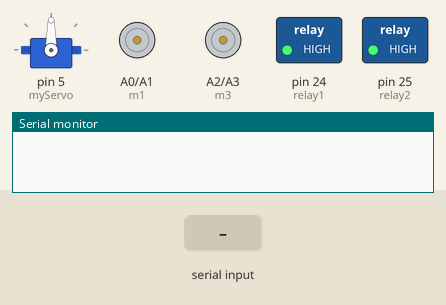
This sketch was run on a simulated Arduino Mega 2560, built with avr-gcc and run on an emulated ATmega2560. On the bench: servo, motor-driver pin pairs drawn as motors (green arrow = first pin HIGH = forward, orange = second pin HIGH = backward, longer = more drive), switched loads named in the sketch (green lamp = pin HIGH), the last lines printed to the serial monitor. The inputs (shaded band) are chosen by the test bench.

Above: at 1.2 s.
1.3 s: "5\n" received over the second serial link
At 2.2 s:
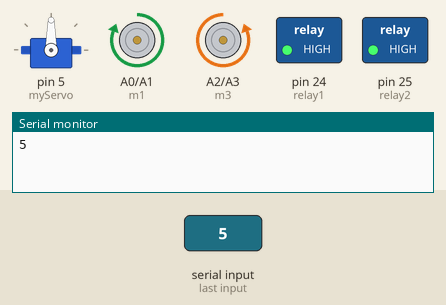
2.8 s: "13\n" received over the second serial link
At 3.4 s:
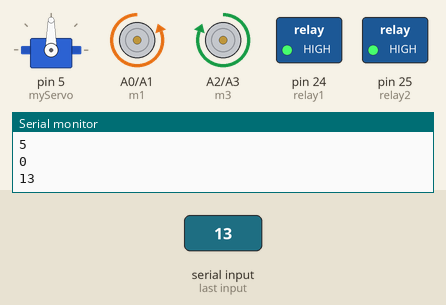
4.3 s: "8\n" received over the second serial link
At 5.5 s:
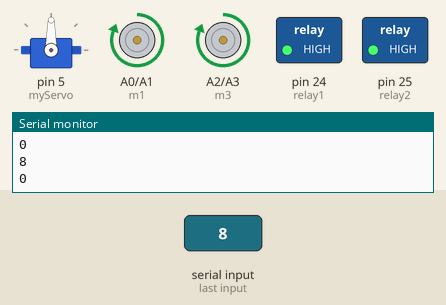
5.8 s: "10\n" received over the second serial link
At 6.9 s:
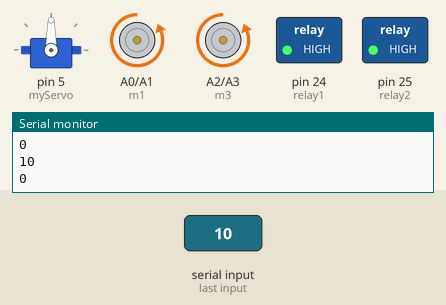
7.3 s: "6\n" received over the second serial link
At 8.0 s:
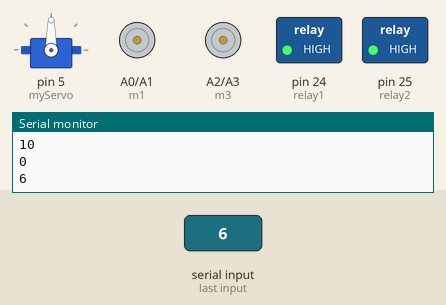
Timing chart, 0 to 9.8 s (numbered marks = the images above; inputs shaded):
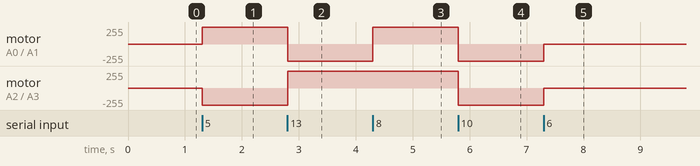

Measured:
- after the input at 1.3 s, motor on A0 (m1) / A1 (m2): stopped → forward 255/255 at once; motor on A2 (m3) / A3 (m4): stopped → backward 255/255 at once
- after the input at 2.8 s, motor on A0 (m1) / A1 (m2): forward 255/255 → backward 255/255 at once; motor on A2 (m3) / A3 (m4): backward 255/255 → forward 255/255 at once
- after the input at 4.3 s, motor on A0 (m1) / A1 (m2): backward 255/255 → forward 255/255 at once
- after the input at 5.8 s, motor on A0 (m1) / A1 (m2), motor on A2 (m3) / A3 (m4): forward 255/255 → backward 255/255 at once
- after the input at 7.3 s, motor on A0 (m1) / A1 (m2), motor on A2 (m3) / A3 (m4): backward 255/255 → stopped at once

The sketch:

Agriculture_Robot_Mega.ino
```cpp
#include <Servo.h>

Servo myServo;

// Motor Pins
int m1 = A0;
int m2 = A1;
int m3 = A2;
int m4 = A3;

// Relay Pins
int relay1 = 24;
int relay2 = 25;

void setup() {

  Serial.begin(9600);      // USB Monitor
  Serial1.begin(9600);     // From NodeMCU

  pinMode(m1, OUTPUT);
  pinMode(m2, OUTPUT);
  pinMode(m3, OUTPUT);
  pinMode(m4, OUTPUT);

  pinMode(relay1, OUTPUT);
  pinMode(relay2, OUTPUT);

  myServo.attach(5);

  Stop();

  digitalWrite(relay1, HIGH);
  digitalWrite(relay2, HIGH);
}

void loop() {

  if (Serial1.available()) {

    int value = Serial1.parseInt();
    Serial.println(value);

    // ===== MOTOR CONTROL =====
    if (value == 5) forward();
    else if (value == 13) backward();
    else if (value == 8) left();
    else if (value == 10) right();
    else if (value == 6) Stop();

    // ===== SERVO CONTROL =====
    else if (value == 9) myServo.write(90);
    else if (value == 14) myServo.write(10);

    // ===== RELAY CONTROL =====
    else if (value == 16) digitalWrite(relay1, LOW);
    else if (value == 17) digitalWrite(relay2, LOW);
    else if (value == 18) digitalWrite(relay1, HIGH);
    else if (value == 20) digitalWrite(relay2, HIGH);
  }
}

//////// MOTOR FUNCTIONS ////////

void backward() {
  digitalWrite(m1, LOW);
  digitalWrite(m2, HIGH);
  digitalWrite(m3, HIGH);
  digitalWrite(m4, LOW);
}

void forward() {
  digitalWrite(m1, HIGH);
  digitalWrite(m2, LOW);
  digitalWrite(m3, LOW);
  digitalWrite(m4, HIGH);
}

void left() {
  digitalWrite(m1, HIGH);
  digitalWrite(m2, LOW);
  digitalWrite(m3, HIGH);
  digitalWrite(m4, LOW);


}

void right() {
  digitalWrite(m1, LOW);
  digitalWrite(m2, HIGH);
  digitalWrite(m3, LOW);
  digitalWrite(m4, HIGH);
}

void Stop() {
  digitalWrite(m1, LOW);
  digitalWrite(m2, LOW);
  digitalWrite(m3, LOW);
  digitalWrite(m4, LOW);
}
```
